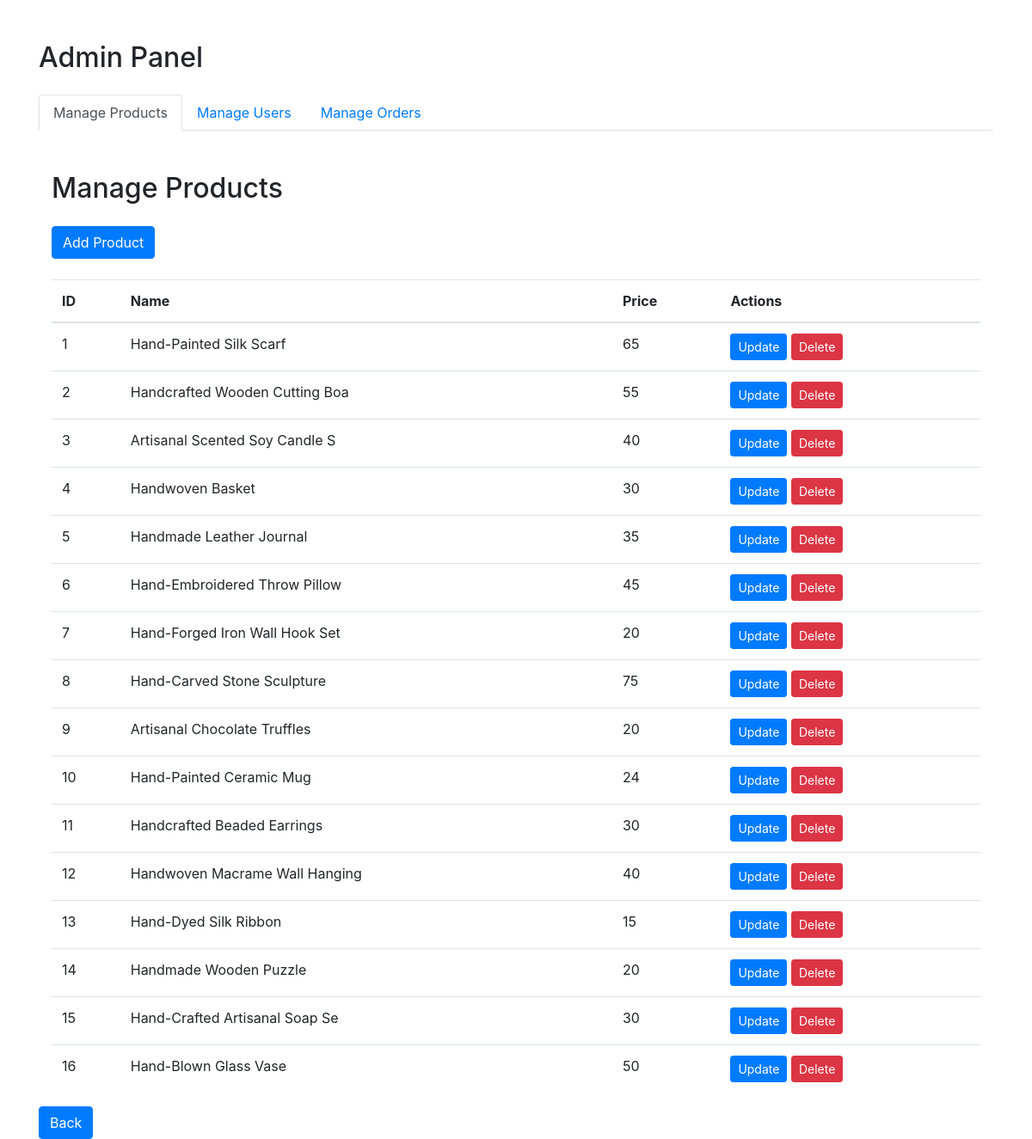
The app's page /admin.php with its own data.
### tables this page shows
CREATE TABLE `products` (
  `id` int(11) NOT NULL,
  `name` varchar(30) DEFAULT NULL,
  `price` int(20) NOT NULL,
  `image` varchar(3000) NOT NULL
);

### manageProducts.php (the view, shortened to what this page needs)
<!DOCTYPE html>
<html lang="en">
<head>
    <link rel="stylesheet" href="https://stackpath.bootstrapcdn.com/bootstrap/4.5.2/css/bootstrap.min.css">
</head>
<body>
    <div class="container mt-5">
        <h2 class="mb-4">Manage Products</h2>
        <a href="addProduct.html" class="btn btn-primary mb-4">Add Product</a>
        <table class="table">
            <thead>
                <tr>
                    <th>ID</th>
                    <th>Name</th>
                    <th>Price</th>
                    <th>Actions</th>
                </tr>
            </thead>
            <tbody>
                <?php
                $query = "SELECT * FROM products";
                $result = mysqli_query($con, $query);
                if(mysqli_num_rows($result) > 0) {
                    while($row = mysqli_fetch_assoc($result)) {
                        $productId = $row['id'];
                        $productName = $row['name'];
                        $productPrice = $row['price'];
                        ?>
                        <tr>
                            <td><?php echo $productId; ?></td>
                            <td><?php echo $productName; ?></td>
                            <td><?php echo $productPrice; ?></td>
                            <td>
                                <a href="update_form.php?id=<?php echo $productId; ?>" class="btn btn-sm btn-primary">Update</a>
                                <a href="deleteProduct.php?id=<?php echo $productId; ?>" class="btn btn-sm btn-danger">Delete</a>
                            </td>
                        </tr>
                        <?php
                    }
                } else {
                    echo "<tr><td colspan='4'>No products found</td></tr>";
                }
                ?>
            </tbody>
        </table>
    </div>
</body>
</html>

### admin.php (shortened to what this page needs)
<!DOCTYPE html>
<html lang="en">
<head>
    <link rel="stylesheet" href="https://stackpath.bootstrapcdn.com/bootstrap/4.5.2/css/bootstrap.min.css">
</head>
<body>
    <div class="container mt-5">
        <h2 class="mb-4">Admin Panel</h2>
        <ul class="nav nav-tabs">
            <li class="nav-item">
                <a class="nav-link active" href="#manage_products" data-toggle="tab">Manage Products</a>
            </li>
            <li class="nav-item">
                <a class="nav-link" href="#manage_users" data-toggle="tab">Manage Users</a>
            </li>
            <li class="nav-item">
                <a class="nav-link" href="#manage_orders" data-toggle="tab">Manage Orders</a>
            </li>
        </ul>
        <div class="tab-content mt-4">
            <div class="tab-pane fade show active" id="manage_products">
                <?php include('manageProducts.php'); ?>
            </div>
                <?php include('manageUsers.php'); ?>
        </div>
    </div>
    <div class="container mt-3">
        <a href="javascript:history.back()" class="btn btn-primary">Back</a>
    </div>
</body>
</html>

### manageUsers.php (shortened to what this page needs)
<?php
$query = "SELECT * FROM users";
$result = mysqli_query($con, $query);
if (mysqli_num_rows($result) > 0) {
    ?>
    <!DOCTYPE html>
    <html lang="en">
    <head>
        <link rel="stylesheet" href="https://maxcdn.bootstrapcdn.com/bootstrap/4.5.2/css/bootstrap.min.css">
    </head>
    <body>
    </body>
    </html>
    <?php
} else {
    echo "No users found.";
}
?>

### records on screen
products: id "1", name "Hand-Painted Silk Scarf", price "65"
products: id "2", name "Handcrafted Wooden Cutting Boa", price "55"
products: id "3", name "Artisanal Scented Soy Candle S", price "40"
products: id "4", name "Handwoven Basket", price "30"
products: id "5", name "Handmade Leather Journal", price "35"
products: id "6", name "Hand-Embroidered Throw Pillow", price "45"
products: id "7", name "Hand-Forged Iron Wall Hook Set", price "20"
products: id "8", name "Hand-Carved Stone Sculpture", price "75"
products: id "9", name "Artisanal Chocolate Truffles", price "20"
products: id "10", name "Hand-Painted Ceramic Mug", price "24"
products: id "11", name "Handcrafted Beaded Earrings", price "30"
products: id "12", name "Handwoven Macrame Wall Hanging", price "40"
products: id "13", name "Hand-Dyed Silk Ribbon", price "15"
products: id "14", name "Handmade Wooden Puzzle", price "20"
products: id "15", name "Hand-Crafted Artisanal Soap Se", price "30"
products: id "16", name "Hand-Blown Glass Vase", price "50"
